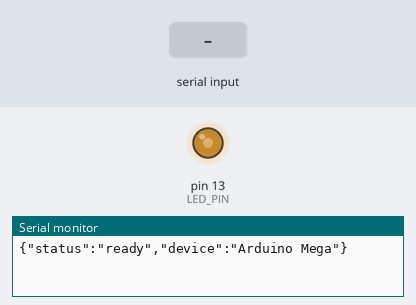
Recording of a sketch running on a simulated Arduino Mega 2560, built with avr-gcc and run on an emulated ATmega2560. On the bench: output pins drawn as LEDs (lit = HIGH), the last lines printed to the serial monitor. Inputs (shaded band) come from the test bench.

Above: at 3.4 s.
3.5 s: "TEST\n" received over Serial
At 4.3 s:
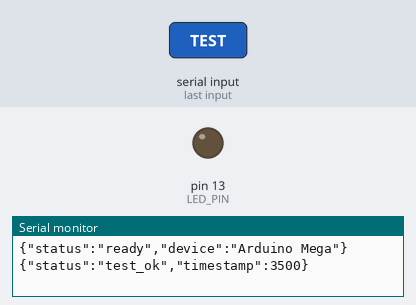
8.0 s: "{\n" received over Serial
At 9.28 s:
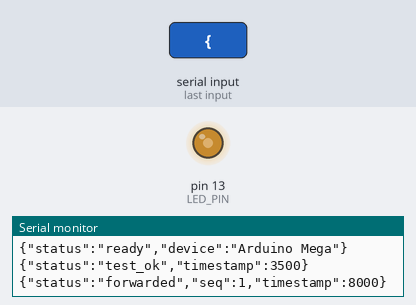
9.5 s: "PING\n" received over Serial
At 10.0 s:
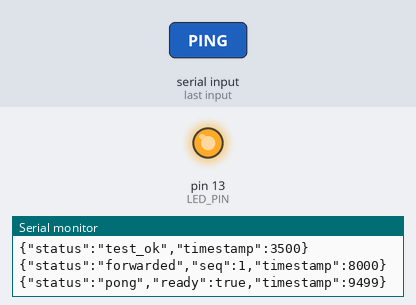
12.5 s: "BOOTSTRAP\n" received over Serial
Timing chart, 0 to 16.5 s (numbered marks = the images above; inputs shaded):
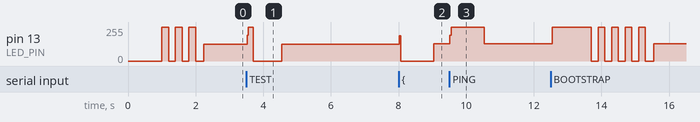

Measured:
- after the input at 3.5 s, pin 13 (LED_PIN): 127/255 → 255/255 at once, → 0/255 0.18 s later, → 127/255 0.84 s later
- after the input at 8.0 s, pin 13 (LED_PIN): 127/255 → 0/255 at once, → 128/255 1.0 s later
- after the input at 9.5 s, pin 13 (LED_PIN): 128/255 → 255/255 at once, → 128/255 1.0 s later
- by itself, pin 13 (LED_PIN): repeats every 0.40 s: 255/255 0.20 s, 0/255 0.20 s, until it stays 127/255 from 2.2 s

The sketch:

patient_monitor_receiver.ino
```cpp
/*
 * Hospital Patient Monitoring Simulator - Arduino Mega Receiver
 *
 * This Arduino sketch receives patient vital data from the web simulator
 * via serial port and forwards it to ESP32 for cloud transmission.
 *
 * Hardware Requirements:
 * - Arduino Mega 2560
 * - ESP32 module
 * - USB cable for serial communication
 *
 * Connections:
 * - Arduino RX1 (Pin 19) -> ESP32 TX
 * - Arduino TX1 (Pin 18) -> ESP32 RX
 * - Common GND between Arduino and ESP32
 *
 * Serial Communication:
 * - USB Serial (Serial): 115200 baud - Communication with Web App
 * - Hardware Serial1: 115200 baud - Communication with ESP32
 */

#define LED_PIN 13
#define BAUD_RATE 115200
#define ESP32_SERIAL Serial1

// Buffer for incoming data
String inputBuffer = "";
unsigned long forwardedCount = 0;

// Status tracking
unsigned long lastPingTime = 0;
unsigned long lastDataTime = 0;
const unsigned long TIMEOUT_MS = 5000;
bool isReady = false;

void setup() {
  // Initialize USB Serial for communication with Web App
  Serial.begin(BAUD_RATE);

  // Initialize Serial1 for communication with ESP32
  ESP32_SERIAL.begin(BAUD_RATE);

  // Initialize LED
  pinMode(LED_PIN, OUTPUT);
  digitalWrite(LED_PIN, LOW);

  // Wait for serial ports to initialize
  delay(1000);

  // Send ready signal
  Serial.println("{\"status\":\"ready\",\"device\":\"Arduino Mega\"}");
  isReady = true;

  // Blink LED to indicate ready
  blinkLED(3);
}

void loop() {
  // Check for incoming data from Web App
  while (Serial.available()) {
    char inChar = (char)Serial.read();

    if (inChar == '\n') {
      if (inputBuffer.length() > 0) {
        processCommand(inputBuffer);
        inputBuffer = "";
      }
    } else {
      inputBuffer += inChar;
    }
  }

  // Check for data from ESP32
  if (ESP32_SERIAL.available()) {
    String esp32Response = ESP32_SERIAL.readStringUntil('\n');
    Serial.print("ESP32_LOG ");
    Serial.println(esp32Response);
  }

  // Blink LED periodically to show activity
  if (millis() - lastDataTime > 1000) {
    digitalWrite(LED_PIN, !digitalRead(LED_PIN));
  }
}

void processCommand(String data) {
  data.trim();
  lastDataTime = millis();

  // Handle different commands
  if (data == "TEST") {
    handleTest();
  }
  else if (data == "PING") {
    handlePing();
  }
  else if (data == "BOOTSTRAP") {
    handleBootstrap();
  }
  else if (data.startsWith("WIFI_CONFIG ")) {
    handleWifiConfig(data);
  }
  else if (data.startsWith("AWS_CONFIG ")) {
    handleAwsConfig(data);
  }
  else if (data.startsWith("{")) {
    // JSON data - forward to ESP32
    handleVitalsData(data);
  }
  else {
    Serial.print("{\"status\":\"unknown_command\",\"data\":\"");
    Serial.print(data);
    Serial.println("\"}");
  }
}

void handleTest() {
  Serial.println("{\"status\":\"test_ok\",\"timestamp\":" + String(millis()) + "}");
  blinkLED(1);
}

void handlePing() {
  lastPingTime = millis();
  Serial.println("{\"status\":\"pong\",\"ready\":true,\"timestamp\":" + String(millis()) + "}");
}

void handleBootstrap() {
  Serial.println("{\"status\":\"bootstrapping\"}");
  delay(500);

  // Initialize ESP32 communication
  ESP32_SERIAL.println("INIT");
  delay(500);

  isReady = true;
  Serial.println("{\"status\":\"bootstrap_complete\",\"ready\":true}");
  blinkLED(5);
}

void handleWifiConfig(String data) {
  // Forward WiFi config to ESP32
  ESP32_SERIAL.println(data);
  Serial.println("{\"status\":\"wifi_config_forwarded\"}");
  blinkLED(2);
}

void handleAwsConfig(String data) {
  ESP32_SERIAL.println(data);
  Serial.println("{\"status\":\"aws_config_forwarded\"}");
  blinkLED(2);
}

void handleVitalsData(String jsonData) {
  // Forward vitals data to ESP32
  ESP32_SERIAL.println(jsonData);
  forwardedCount++;

  // Send acknowledgment back to Web App
  Serial.print("{\"status\":\"forwarded\",\"seq\":");
  Serial.print(forwardedCount);
  Serial.print(",\"timestamp\":");
  Serial.print(millis());
  Serial.println("}");

  // Blink LED to show data transmission
  digitalWrite(LED_PIN, HIGH);
  delay(50);
  digitalWrite(LED_PIN, LOW);
}

void blinkLED(int times) {
  for (int i = 0; i < times; i++) {
    digitalWrite(LED_PIN, HIGH);
    delay(200);
    digitalWrite(LED_PIN, LOW);
    delay(200);
  }
}
```
